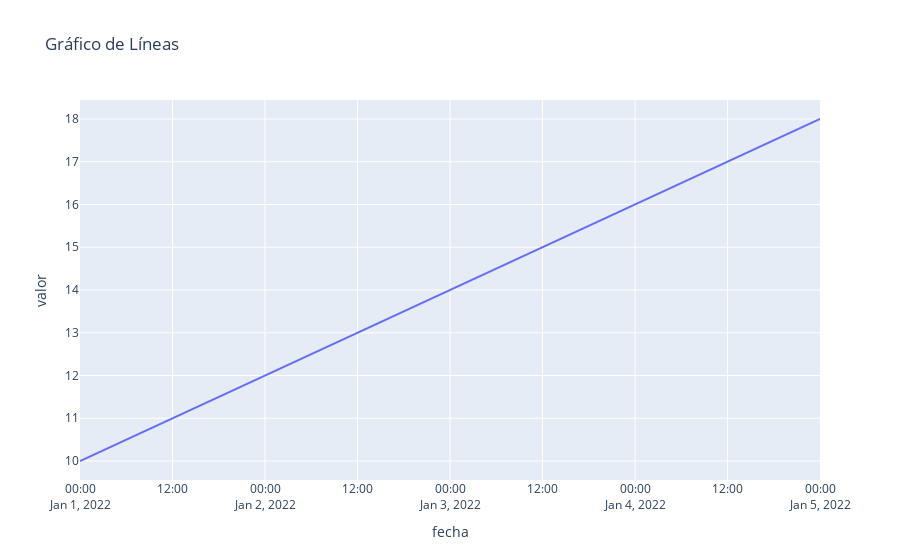

Notebook source saved alongside this figure:
### Code cell
# Crear un DataFrame de ejemplo
df = pd.DataFrame({
    "fecha": pd.date_range(start="2022-01-01", periods=5, freq='D'),
    "valor": [10, 12, 14, 16, 18]
})

# Crear un gráfico de líneas
fig = px.line(df, x="fecha", y="valor", title="Gráfico de Líneas")
fig.show()

### Figure 1 — Plotly figure (JSON) as saved in the notebook; plotly's stock layout.template omitted (floating-point values rounded to 4 significant figures)
{"data": [{"hovertemplate": "fecha=%{x}<br>valor=%{y}<extra></extra>", "legendgroup": "", "line": {"color": "#636efa", "dash": "solid"}, "marker": {"symbol": "circle"}, "mode": "lines", "name": "", "orientation": "v", "showlegend": false, "type": "scatter", "x": ["2022-01-01T00:00:00", "2022-01-02T00:00:00", "2022-01-03T00:00:00", "2022-01-04T00:00:00", "2022-01-05T00:00:00"], "xaxis": "x", "y": [10, 12, 14, 16, 18], "yaxis": "y"}], "layout": {"legend": {"tracegroupgap": 0}, "title": {"text": "Gráfico de Líneas"}, "xaxis": {"anchor": "y", "domain": [0, 1], "title": {"text": "fecha"}}, "yaxis": {"anchor": "x", "domain": [0, 1], "title": {"text": "valor"}}}}
